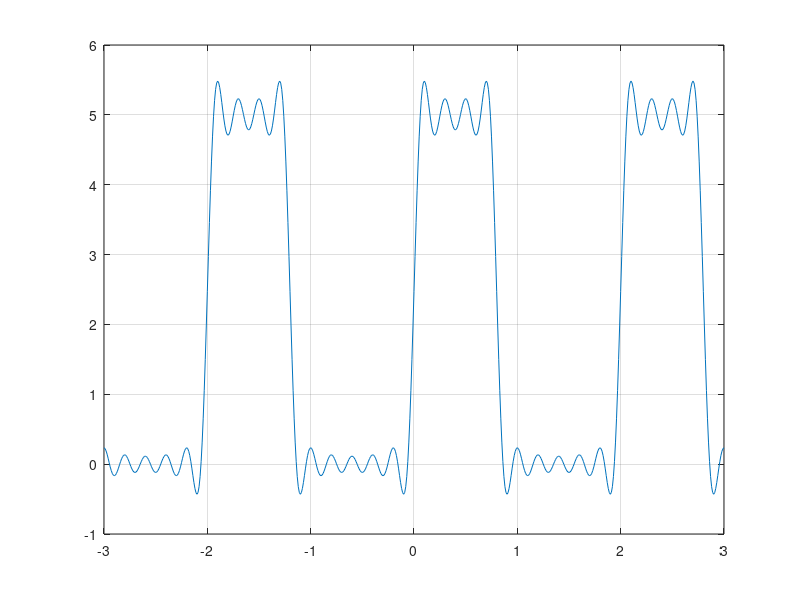

Here is the MATLAB script that generated this plot:
clear all;
clc;

% Quantidade de componentes
n = 10;
% Amplitude
A = 5;
% Periodo
T = 2;
% Duty cycle (%)
Pw = 40;
Pw = (Pw/100)*T;
% Omega
w = 2*pi/T;
% Valores para t
t_values = -3:0.01:3;

i = 1;
for t = t_values
    % Somatoria da serie de fourier para todas as componentes -k ate k
    value = 0;
    for k = -n:n
        % Se k for zero deve usar a expressao x[0], pra nao ter divisao por
        % 0
        if k == 0
            value = value + A*Pw/T;
        % Caso controlario calcula com a expressao x[k]
        else
            value = value + exp(j*k*w*t)*((-A*exp(-1*j*k*w*Pw)/(T*j*k*w)) + ...
                A/(T*j*k*w));
        end
    end
    % Coloca no vetor de resultados
    res(i) = value;
    i = i + 1;
end

% Plota a funcao reconstruida
plot(t_values, res);
grid on;